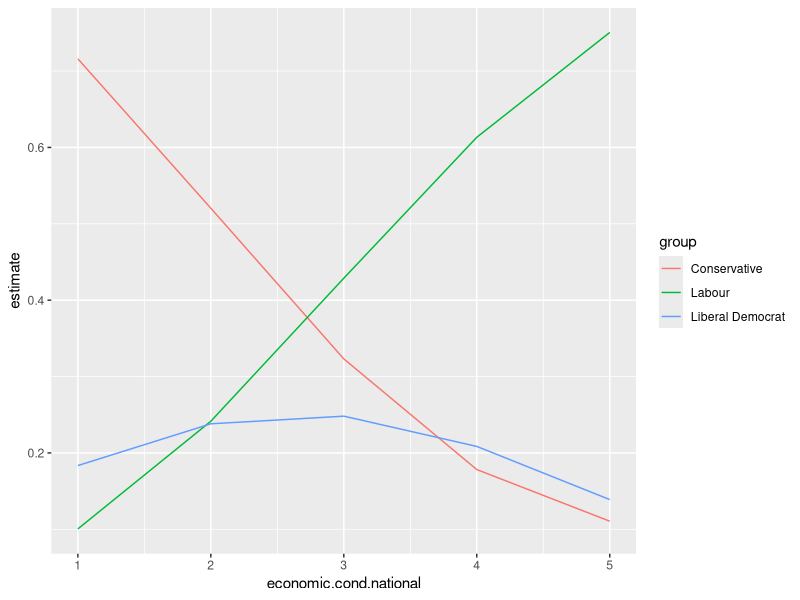
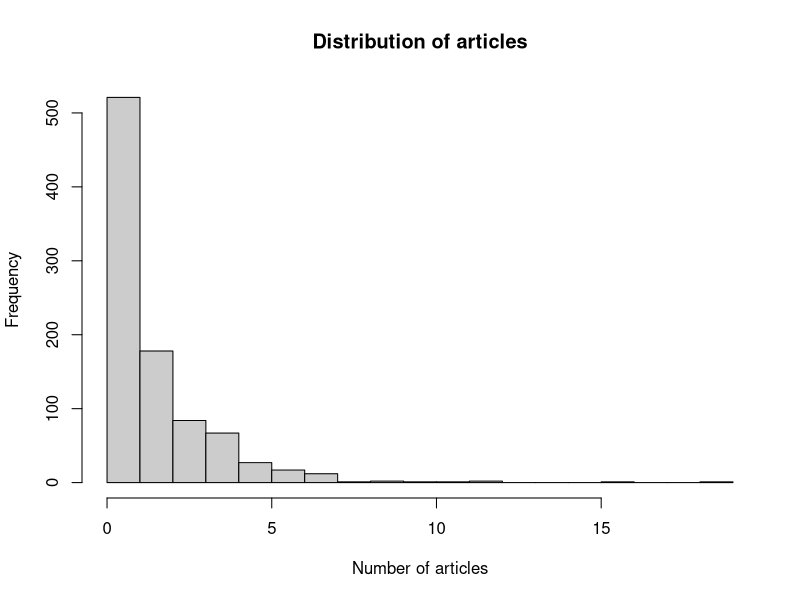

Source code (R) for these figures, in order:
library(tidyverse)
library(dplyr)
install.packages("modelsummary")
install.packages("marginaleffects")
library(ggplot2)
library(broom)
install.packages("sf")
library(sf)
install.packages("spData")
library(spData)
install.packages("spdep")
install.packages("spatialreg")
install.packages("carData")
library(MASS)
library(nnet)
install.packages("pscl")
install.packages("AER")
library(pscl)
library(AER)
data(BEPS)

#------------------------------------------------------------------------------
                                  # 1.1
#------------------------------------------------------------------------------

table(BEPS$economic.cond.national)
BEPS$econ_ord = factor(BEPS$economic.cond.national, ordered = TRUE)

m_ologit = polr(econ_ord ~ age + gender + Europe + political.knowledge,
                data = BEPS, Hess = TRUE)
summary(m_ologit)
#.19 shows the latent variable; looking at the intercept values indicating the
  #thresholds
#Men's value is between 3|4 and 4|5, therefore they are more likely to think 
  #more positively about the economy, women think the economy is doing worse

marginaleffects::avg_slopes(m_ologit)

marginaleffects::predictions(m_ologit, newdata = marginaleffects::datagrid(gender = c("female", "male")))

preds = tidy(marginaleffects::predictions(m_ologit, by = "gender"))
women1 = preds %>% filter(group ==1 & gender == "male") %>%
  pull(estimate)
women2 = preds %>% filter(group ==2 & gender == "male") %>%
  pull(estimate)
women12 = women1 + women2
male1 = preds %>% filter(group ==1 & gender == "male") %>%
  pull(estimate)
male2 = preds %>% filter(group ==2 & gender == "male") %>%
  pull(estimate)
male12 = male1 + male2
women12 - male12
#Women are 3.15% more likely to believe that the economy is worse off than males


BEPS$vote = relevel(BEPS$vote, ref = "Conservative")
m_mlogit = multinom(vote ~ economic.cond.national + Blair + Hague +
                      Kennedy + Europe, data = BEPS, trace = FALSE)
summary(m_mlogit)
#If your opinion increase by 1 unit, the log odds of voting for the labour party
  #are .623, for the liberal democrat, it is 0.184

#how much does it increase your likelihood to vote for conservative based on your opinion on the economy?

marginaleffects::avg_slopes(m_mlogit)

marginaleffects::predictions(m_mlogit, by = "economic.cond.national")

preds2 = tidy(marginaleffects::predictions(m_mlogit, by = "economic.cond.national"))

ggplot(preds2, aes(x = economic.cond.national, y = estimate, color = group)) +
  geom_line()

#If you think the economy is bad, you are .618 more likely to vote conservative.
  #Finding the estimates for when economic.cond.national == 1 & 2 (when you 
  #think the economy is bad), adding them and finding the mean for the conservative
  #group, can do the same thing for every category (conservation, labour and
  #liberal democrat too).



#Negative Binomial Regression


data(bioChemists)

summary(bioChemists$art) 
var(bioChemists$art)
pdf("art_histogram.pdf", width = 6, height = 4)
hist(bioChemists$art, breaks = 20, main = "Distribution of articles",
     xlab = "Number of articles", col = "gray80")
dev.off()

m_nb = glm.nb(art ~ fem + mar + kid5 +phd + ment, data = bioChemists)
summary(m_nb)

AIC(m_nb)
